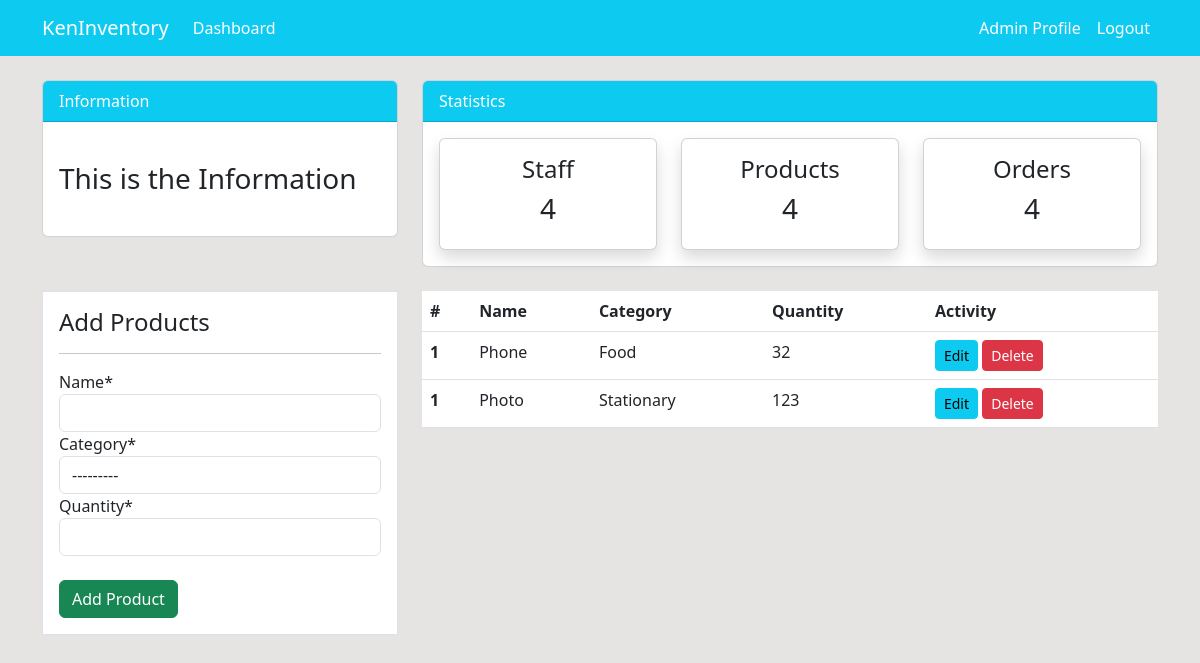
The page /product/ (signed in) on the database as committed earlier.
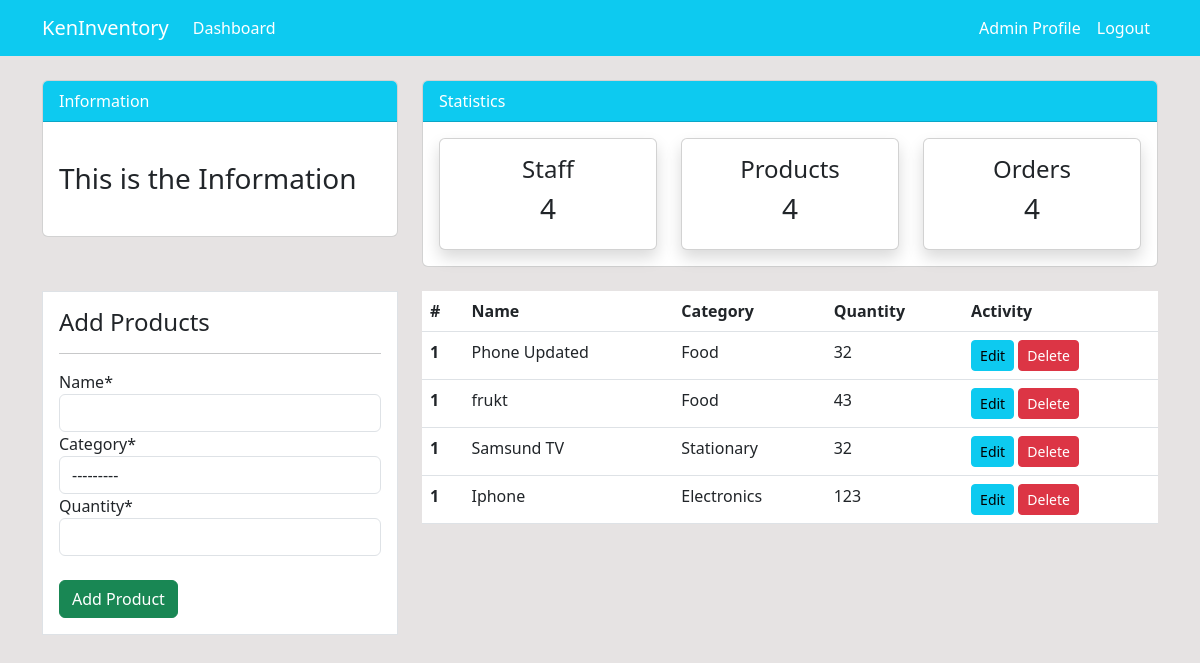
The same page on the database as committed later.
### dashboard/models.py (models this page shows, shortened)
class Product(models.Model):
    name = models.CharField(max_length=100, null=True)
    category = models.CharField(max_length=20, choices=CATEGORY, null=True)
    quantity = models.PositiveIntegerField(null=True)
    class Meta:
        verbose_name_plural = 'Product'

### dashboard/views.py (the view)
# urls.py: path('product/', views.product, name='dashboard-product'),
@login_required
def product(request):
   items = Product.objects.all()
   if request.method == 'POST':
      form = ProductForm(request.POST)
      if form.is_valid():
         form.save()
         return redirect('dashboard-product')
   else:
      form = ProductForm()
   context = {
      'items': items,
      'form': form,
   }
   return render(request, 'dashboard/product.html', context)

### dashboard/forms.py
class ProductForm(forms.ModelForm):
    class Meta:
        model = Product
        fields = ['name', 'category', 'quantity']

### templates/dashboard/product.html (shortened to what this page needs)
{% extends 'partials/base.html' %}
{% load crispy_forms_tags %}
{% block content %}
{% include 'partials/topnav.html' %}
    <div class="container">
        <div class="row my-4">
            <div class="col-md-4">
                <div class="border bg-white p-3">
                    <h4>Add Products</h4>
                    <hr>
                    <form action="" method="POST">
                        {{ form|crispy }}<br>
                        <input class="btn btn-success btn-block" type="submit" value="Add Product">
                    </form>
                </div>
            </div>
            <div class="col-md-8">
                <table class="table bg-white">
                    <thead class="bg-info">
                        <tr class="text-white">
                            <th scope="col">#</th>
                            <th scope="col">Name</th>
                            <th scope="col">Category</th>
                            <th scope="col">Quantity</th>
                            <th scope="col">Activity</th>
                        </tr>
                    </thead>
                    <tbody>
                        {% for item in items %}
                        <tr>
                            <th scope="row">1</th>
                            <td>{{ item.name }}</td>
                            <td>{{ item.category }}</td>
                            <td>{{ item.quantity }}</td>
                            <td>
                                <a class="btn btn-info btn-sm" href="{% url 'dashboard-product-update' item.id %}">Edit</a>
                                <a class="btn btn-danger btn-sm" href="{% url 'dashboard-product-delete' item.id %}">Delete</a>
                            </td>
                        </tr>
                        {% endfor %}
                    </tbody>
                </table>
            </div>
        </div>
    </div>
{% endblock  %}

### templates/partials/base.html (shortened to what this page needs)
{% load static %}
<!doctype html>
<html lang="en">
  <head>
    <link href="https://cdn.jsdelivr.net/npm/bootstrap@5.3.0-alpha1/dist/css/bootstrap.min.css" rel="stylesheet">
    <link rel="stylesheet" href="{% static '/style.css' %}">
  </head>
  <body>
    {% include 'partials/nav.html' %}
    {% block content %}
    {% endblock  %}
  </body>
</html>

### templates/partials/nav.html (shortened to what this page needs)
<nav class="navbar navbar-expand-lg navbar-info bg-info">
    {% if user.is_authenticated %}
    <div class="container">
        <a class="navbar-brand text-white" href="{% url 'dashboard-index' %}">KenInventory</a>
        <div class="collapse navbar-collapse " id="navbarSupportedContent">
            <ul class="navbar-nav mr-auto">
                <li class="nav-item active">
                    <a class="nav-link text-white" href="{% url 'dashboard-index' %}">Dashboard </a>
                </li>
            </ul>
            <div class="navbar-collapse  justify-content-end">
                <ul class="navbar-nav ml-auto ">
                    <li class="nav-item active">
                        <a class="nav-link text-white" href="{% url 'user-profile' %}">Admin Profile </a>
                    </li>
                    <li class="nav-item">
                        <a class="nav-link text-white" href="{% url 'user-logout' %}">Logout</a>
                    </li>
                </ul>
    {% endif %}
</nav>

### templates/partials/topnav.html (shortened to what this page needs)
    <div class="container">
        <div class="row mt-4">
            <div class="col-md-4">
                <div class="card">
                    <div class="card-header bg-info text-white">
                        Information
                    </div>
                    <div class="card-body">
                        <marquee behavior="" direction="">
                            <h3 class="my-4">This is the Information</h3>
                        </marquee>
                    </div>
                </div>
            </div>
            <div class="col-md-8">
                <div class="card">
                    <div class="card-header bg-info text-white">
                        Statistics
                    </div>
                    <div class="card-body">
                        <div class="row">
                            <div class="col-md-4">
                                <a class="text-decoration-none text-dark" href="{% url 'dashboard-staff' %}">
                                    <div class="card my-card shadow text-center p-3">
                                        <h4>Staff </h4>
                                        <h3>4</h3>
                                    </div>
                                </a>
                            </div>
                            <div class="col-md-4">
                                <a class="text-decoration-none text-dark" href="{% url 'dashboard-product' %}">
                                    <div class="card my-card shadow text-center p-3">
                                        <h4>Products </h4>
                                        <h3>4</h3>
                                    </div>
                                </a>
                            </div>
                            <div class="col-md-4">
                                <a class="text-decoration-none text-dark" href="{% url 'dashboard-order' %}">
                                    <div class="card my-card shadow text-center p-3">
                                        <h4>Orders </h4>
                                        <h3>4</h3>
                                    </div>
                                </a>
                            </div>
                        </div>
                    </div>
                </div>
            </div>
        </div>
    </div>

### static/style.css (style rules this page uses)
body { background: rgb(230, 227, 227); }

Rows that differ between the two databases and show on the page:
removed Product: name "Photo", category "Stationary", quantity "123"
changed Product: name "Phone" → "Phone Updated"
added Product: name "frukt", category "Food", quantity "43"
added Product: name "Samsund TV", category "Stationary", quantity "32"
added Product: name "Iphone", category "Electronics", quantity "123"
